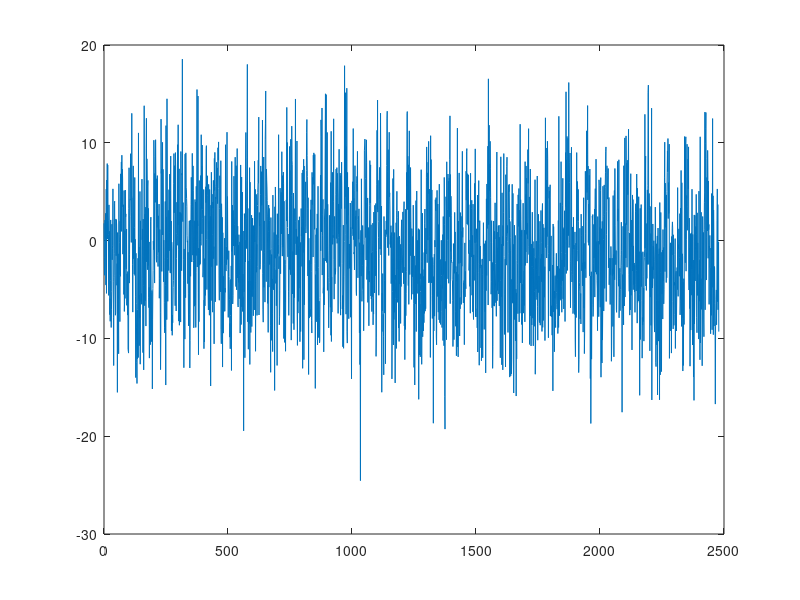
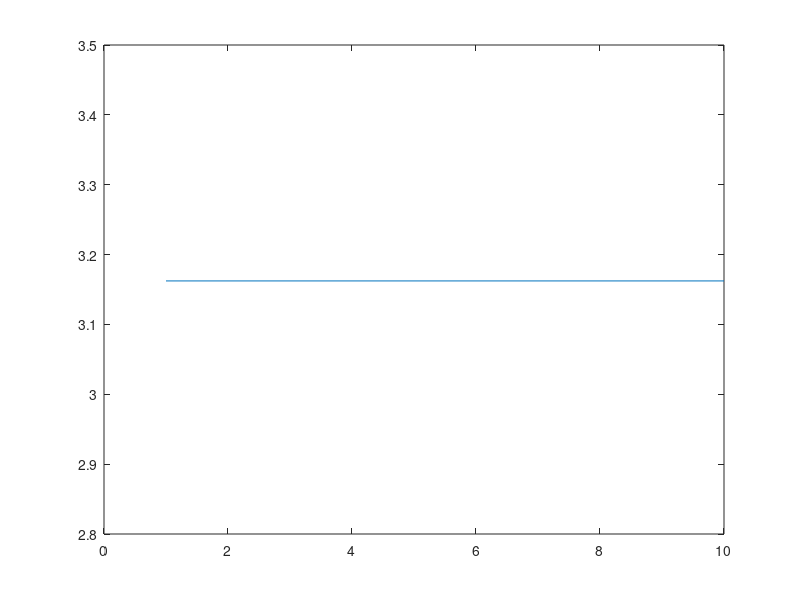

Here is the MATLAB script that generated these plots, in order: (Note: this script raises an error after producing the figures.)
clear;
clc;
receiverData = load('midtermData.mat');
receivedSignal = receiverData.signal;
a = 0:length(receiverData.signal)-1;
z = receiverData.p_sampled;
figure(1),plot(a,receiverData.signal);
figure(2),plot(z);
numSymbols = receiverData.numSymbols;
samplesPerSymbol = receiverData.samplesPerSymbol;
p_pulseEnergy = receiverData.p_pulseEnergy;
idx = 1;
op = zeros(1,248);
for i = 1:10:2471
 y = conv(receiverData.signal(i:i+9),z);
 k =   y(10);
 if k > 0
     op(idx) = 1;
     idx = idx +1;
 else
     op(idx) = 0;
     idx = idx +1;
 end
end
c = dec2bin(op);
d = reshape(c',1,numel(c));
ch = char(bin2dec(reshape(d,8,[]).')).';
disp(ch);
no_of_zeros = numel(op)-nnz(op);
probability_of_zero = (no_of_zeros/numel(op));
probability_of_one = nnz(op)/numel(op);
source_entropy = (probability_of_one)*log2(1/probability_of_one)+(probability_of_zero)*log2(1/probability_of_zero);
efficiency1 = source_entropy/(1*(log2(2)));
G1 = [1,1,1,0,1,0,1,0,1];
gL = length(G1);
m = zeros(1,gL-1);
M1=[op,m];
mL = length(M1);
count = 0;
while((mL-count) >= gL)
msg9 = M1(1:gL);
rem = mod((msg9 + G1),2)
M1(1:gL) = rem;
j=1;
shift = 0;
while(j<=gL)
if(rem(j)~=0)
break;
else shift = j;
j = j + 1;
end
end
count = count + shift;
M1(1:shift) = [];
end
j = 0;
value = 0;
chksuml = length(M1);
for j = 1:chksuml % convert binary to decimal
if(M1(j) == 1)
value = value + (2^(chksuml-j));
end
end
crc8 = dec2hex(value);
disp(crc8);
 no_of_00 = 0;
 no_of_01 = 0;
 no_of_10 = 0;
 no_of_11 = 0;
 idx2 = 1;
 
for e = 1:2:length(op)-1
    if op(e) == 0
        if op(e+1) == 0
            no_of_00 = no_of_00 + 1;
            alp(idx2) = 1;
            
        else
            no_of_01 = no_of_01 + 1;
            alp(idx2) = 2;
           
        end
    else
        if op(e+1) == 0
            no_of_10 =  no_of_10 + 1;
            alp(idx2) = 3;
           
        else
             no_of_11 =  no_of_11 + 1;
             alp(idx2) = 4;
            
        end
    end
    idx2 = idx2 + 1;
end
p_00 = no_of_00 / (length(op)/2);
p_01 = no_of_01 / (length(op)/2);
p_10 = no_of_10 / (length(op)/2);
p_11 = no_of_11 / (length(op)/2);
entropy1 = (p_00 * log2(1/p_00)) + (p_01 * log2(1/p_01)) + (p_10 * log2(1/p_10)) + (p_11 * log2(1/p_11));
sym = (1:4);
prob = [p_00 p_01 p_10 p_11];
[dict, avglen] = huffmandict(sym,prob);
dict{1,2}
dict{2,2}
dict{3,2} 
dict{4,2}
alp1 = alp';
comp = huffmanenco(alp1,dict);
efficiency2 = entropy1/(avglen*(log2(2)));



